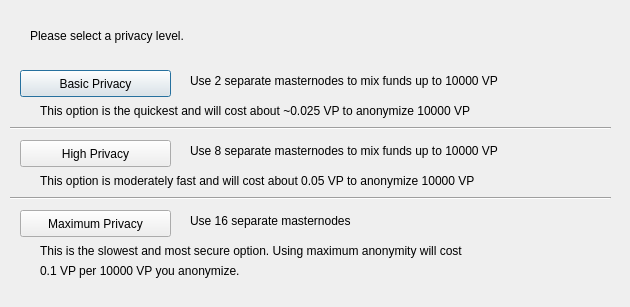
<?xml version="1.0" encoding="UTF-8"?>
<ui version="4.0">
 <class>ObfuscationConfig</class>
 <widget class="QDialog" name="ObfuscationConfig">
  <property name="geometry">
   <rect>
    <x>0</x>
    <y>0</y>
    <width>630</width>
    <height>307</height>
   </rect>
  </property>
  <property name="windowTitle">
   <string>Configure Obfuscation</string>
  </property>
  <widget class="QPushButton" name="buttonBasic">
   <property name="geometry">
    <rect>
     <x>20</x>
     <y>70</y>
     <width>151</width>
     <height>27</height>
    </rect>
   </property>
   <property name="text">
    <string>Basic Privacy</string>
   </property>
  </widget>
  <widget class="QPushButton" name="buttonHigh">
   <property name="geometry">
    <rect>
     <x>20</x>
     <y>140</y>
     <width>151</width>
     <height>27</height>
    </rect>
   </property>
   <property name="text">
    <string>High Privacy</string>
   </property>
  </widget>
  <widget class="QPushButton" name="buttonMax">
   <property name="geometry">
    <rect>
     <x>20</x>
     <y>210</y>
     <width>151</width>
     <height>27</height>
    </rect>
   </property>
   <property name="text">
    <string>Maximum Privacy</string>
   </property>
  </widget>
  <widget class="QLabel" name="label">
   <property name="geometry">
    <rect>
     <x>30</x>
     <y>20</y>
     <width>571</width>
     <height>31</height>
    </rect>
   </property>
   <property name="text">
    <string>Please select a privacy level.</string>
   </property>
  </widget>
  <widget class="QLabel" name="label_2">
   <property name="geometry">
    <rect>
     <x>190</x>
     <y>70</y>
     <width>421</width>
     <height>21</height>
    </rect>
   </property>
   <property name="text">
    <string>Use 2 separate masternodes to mix funds up to 10000 VP</string>
   </property>
  </widget>
  <widget class="QLabel" name="label_3">
   <property name="geometry">
    <rect>
     <x>190</x>
     <y>140</y>
     <width>411</width>
     <height>21</height>
    </rect>
   </property>
   <property name="text">
    <string>Use 8 separate masternodes to mix funds up to 10000 VP</string>
   </property>
  </widget>
  <widget class="QLabel" name="label_4">
   <property name="geometry">
    <rect>
     <x>190</x>
     <y>210</y>
     <width>421</width>
     <height>21</height>
    </rect>
   </property>
   <property name="text">
    <string>Use 16 separate masternodes</string>
   </property>
  </widget>
  <widget class="QLabel" name="label_6">
   <property name="geometry">
    <rect>
     <x>40</x>
     <y>100</y>
     <width>561</width>
     <height>21</height>
    </rect>
   </property>
   <property name="text">
    <string>This option is the quickest and will cost about ~0.025 VP to anonymize 10000 VP</string>
   </property>
  </widget>
  <widget class="QLabel" name="label_7">
   <property name="geometry">
    <rect>
     <x>40</x>
     <y>170</y>
     <width>561</width>
     <height>21</height>
    </rect>
   </property>
   <property name="text">
    <string>This option is moderately fast and will cost about 0.05 VP to anonymize 10000 VP</string>
   </property>
  </widget>
  <widget class="QLabel" name="label_8">
   <property name="geometry">
    <rect>
     <x>40</x>
     <y>240</y>
     <width>561</width>
     <height>21</height>
    </rect>
   </property>
   <property name="text">
    <string>This is the slowest and most secure option. Using maximum anonymity will cost</string>
   </property>
  </widget>
  <widget class="QLabel" name="label_9">
   <property name="geometry">
    <rect>
     <x>40</x>
     <y>260</y>
     <width>561</width>
     <height>21</height>
    </rect>
   </property>
   <property name="text">
    <string>0.1 VP per 10000 VP you anonymize.</string>
   </property>
  </widget>
  <widget class="Line" name="line">
   <property name="geometry">
    <rect>
     <x>10</x>
     <y>120</y>
     <width>601</width>
     <height>16</height>
    </rect>
   </property>
   <property name="orientation">
    <enum>Qt::Horizontal</enum>
   </property>
  </widget>
  <widget class="Line" name="line_2">
   <property name="geometry">
    <rect>
     <x>10</x>
     <y>190</y>
     <width>601</width>
     <height>16</height>
    </rect>
   </property>
   <property name="orientation">
    <enum>Qt::Horizontal</enum>
   </property>
  </widget>
 </widget>
 <resources/>
 <connections/>
</ui>
